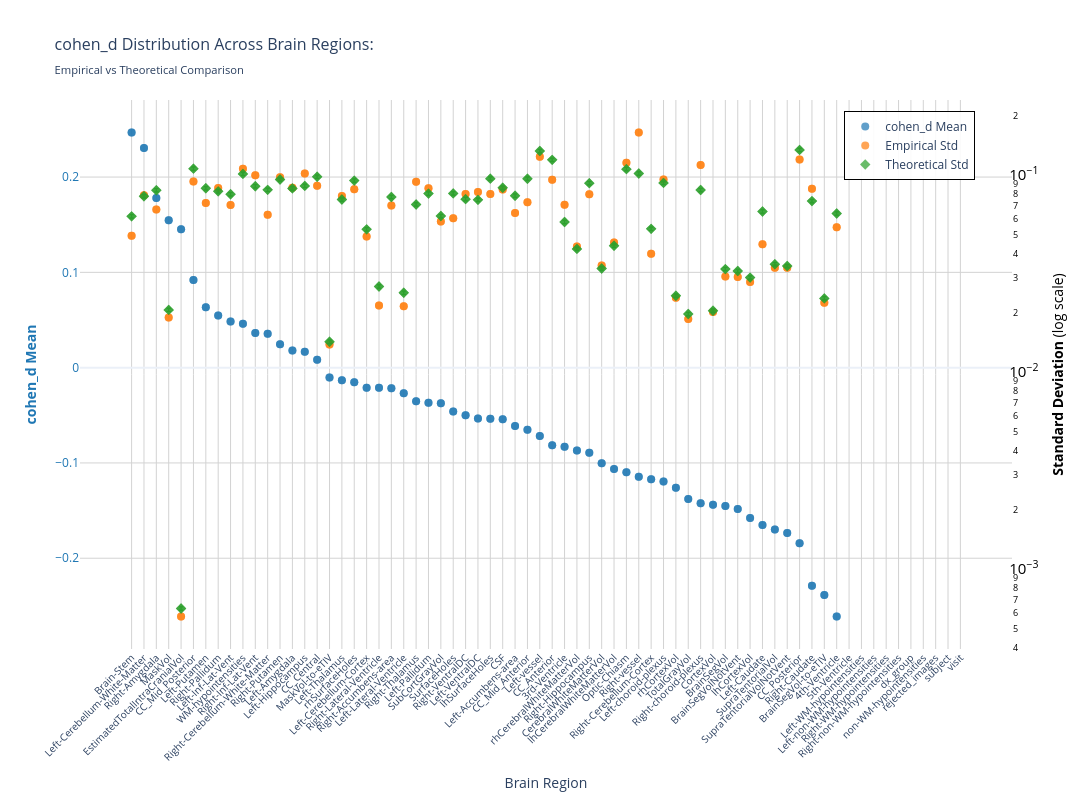
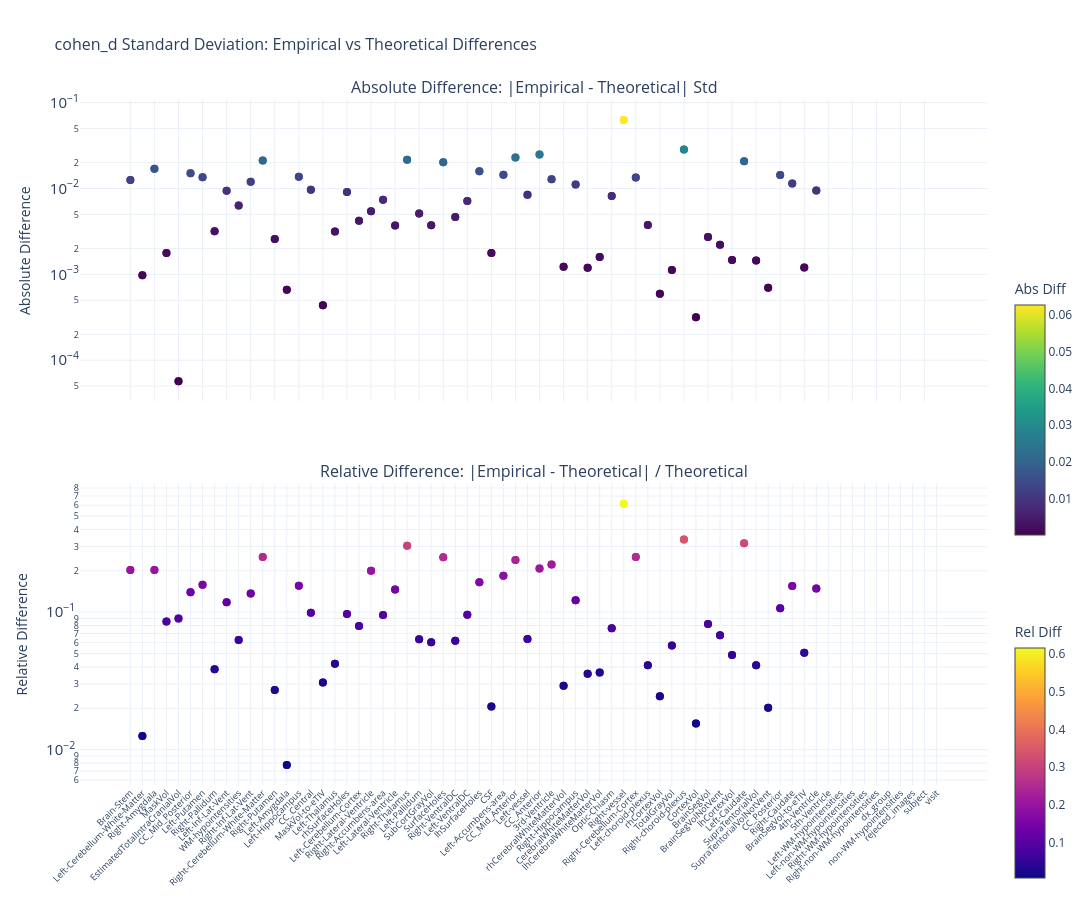

Notebook code for these charts, in order:
### Markdown cell above
### Cohen's d

### Code cell
nu_nav = df_npvr[(df_npvr["study"] == "longitudinal") & (df_npvr["group"] == "HC-PD")]
data_path = stats_dir / f"cohen_d_longitudinal_{METRIC}.parquet"
df, stats = get_test_stats(
    data_path, stat_functions_F, nu_nav, hemisphere=False, study="longitudinal"
)
show_figure(
    stats, hemisphere=False, stat_name="cohen_d", study="longitudinal", metric=METRIC
)

### Figure 1 — Plotly figure (JSON) as saved in the notebook; plotly's stock layout.template omitted (floating-point values rounded to 4 significant figures; data arrays with more than 128 entries replaced by an {"elided": "..."} marker saying what was removed)
{"data": [{"hovertemplate": "<b>%{x}</b><br>Mean cohen_d: %{y:.2f}<br><extra></extra>", "marker": {"color": "#1f77b4", "opacity": 0.7, "size": 8}, "mode": "markers", "name": "cohen_d Mean", "type": "scatter", "x": {"elided": "132 str values"}, "y": {"elided": "132 float values"}, "yaxis": "y"}, {"hovertemplate": "<b>%{x}</b><br>Empirical Std: %{y:.3f}<br><extra></extra>", "marker": {"color": "#ff7f0e", "opacity": 0.7, "size": 8, "symbol": "circle"}, "mode": "markers", "name": "Empirical Std", "type": "scatter", "x": {"elided": "132 str values"}, "y": {"elided": "132 float values"}, "yaxis": "y2"}, {"error_y": {"array": {"elided": "132 float values"}, "arrayminus": {"elided": "132 float values"}, "color": "#2ca02c", "thickness": 1, "type": "data", "visible": true, "width": 2}, "hovertemplate": "<b>%{x}</b><br>Theoretical Std: %{y:.3f}<br><extra></extra>", "marker": {"color": "#2ca02c", "opacity": 0.7, "size": 8, "symbol": "diamond"}, "mode": "markers", "name": "Theoretical Std", "type": "scatter", "x": {"elided": "132 str values"}, "y": {"elided": "132 float values"}, "yaxis": "y2"}], "layout": {"height": 800, "hovermode": "x", "legend": {"bgcolor": "rgba(255, 255, 255, 0.9)", "bordercolor": "black", "borderwidth": 1, "font": {"size": 12}, "orientation": "v", "x": 0.82, "y": 0.98}, "title": {"font": {"size": 16}, "text": "cohen_d Distribution Across Brain Regions:<br><sub>Empirical vs Theoretical Comparison</sub>"}, "width": 1400, "xaxis": {"gridcolor": "lightgray", "showgrid": true, "tickangle": -45, "tickfont": {"size": 10}, "title": {"text": "Brain Region"}}, "yaxis": {"gridcolor": "lightgray", "showgrid": true, "side": "left", "tickfont": {"color": "#1f77b4"}, "title": {"font": {"color": "#1f77b4"}, "text": "<b>cohen_d Mean</b>"}}, "yaxis2": {"exponentformat": "power", "overlaying": "y", "showgrid": false, "side": "right", "tickfont": {"color": "black"}, "title": {"font": {"color": "black"}, "text": "<b>Standard Deviation</b> (log scale)"}, "type": "log"}}}

### Figure 2 — Plotly figure (JSON) as saved in the notebook; plotly's stock layout.template omitted (floating-point values rounded to 4 significant figures; data arrays with more than 128 entries replaced by an {"elided": "..."} marker saying what was removed)
{"data": [{"hovertemplate": "<b>%{x}</b><br>Abs Diff: %{y:.4f}<br><extra></extra>", "marker": {"color": {"elided": "132 float values"}, "colorbar": {"len": 0.4, "title": {"text": "Abs Diff"}, "y": 0.75, "yanchor": "top"}, "colorscale": [[0, "#440154"], [0.1111, "#482878"], [0.2222, "#3e4989"], [0.3333, "#31688e"], [0.4444, "#26828e"], [0.5556, "#1f9e89"], [0.6667, "#35b779"], [0.7778, "#6ece58"], [0.8889, "#b5de2b"], [1, "#fde725"]], "showscale": true, "size": 8}, "mode": "markers", "name": "Absolute", "type": "scatter", "x": {"elided": "132 str values"}, "xaxis": "x", "y": {"elided": "132 float values"}, "yaxis": "y"}, {"hovertemplate": "<b>%{x}</b><br>Rel Diff: %{y:.2%}<br><extra></extra>", "marker": {"color": {"elided": "132 float values"}, "colorbar": {"len": 0.4, "title": {"text": "Rel Diff"}, "y": 0.25, "yanchor": "top"}, "colorscale": [[0, "#0d0887"], [0.1111, "#46039f"], [0.2222, "#7201a8"], [0.3333, "#9c179e"], [0.4444, "#bd3786"], [0.5556, "#d8576b"], [0.6667, "#ed7953"], [0.7778, "#fb9f3a"], [0.8889, "#fdca26"], [1, "#f0f921"]], "showscale": true, "size": 8}, "mode": "markers", "name": "Relative", "type": "scatter", "x": {"elided": "132 str values"}, "xaxis": "x2", "y": {"elided": "132 float values"}, "yaxis": "y2"}], "layout": {"annotations": [{"font": {"size": 16}, "showarrow": false, "text": "Absolute Difference: |Empirical - Theoretical| Std", "x": 0.5, "xanchor": "center", "xref": "paper", "y": 1, "yanchor": "bottom", "yref": "paper"}, {"font": {"size": 16}, "showarrow": false, "text": "Relative Difference: |Empirical - Theoretical| / Theoretical", "x": 0.5, "xanchor": "center", "xref": "paper", "y": 0.44, "yanchor": "bottom", "yref": "paper"}], "height": 900, "hovermode": "x unified", "showlegend": false, "title": {"font": {"size": 16}, "text": "cohen_d Standard Deviation: Empirical vs Theoretical Differences"}, "width": 1400, "xaxis": {"anchor": "y", "domain": [0, 1], "showticklabels": false}, "xaxis2": {"anchor": "y2", "domain": [0, 1], "tickangle": -45, "tickfont": {"size": 9}}, "yaxis": {"anchor": "x", "domain": [0.56, 1], "exponentformat": "power", "title": {"text": "Absolute Difference"}, "type": "log"}, "yaxis2": {"anchor": "x2", "domain": [0, 0.44], "exponentformat": "power", "title": {"text": "Relative Difference"}, "type": "log"}}}
